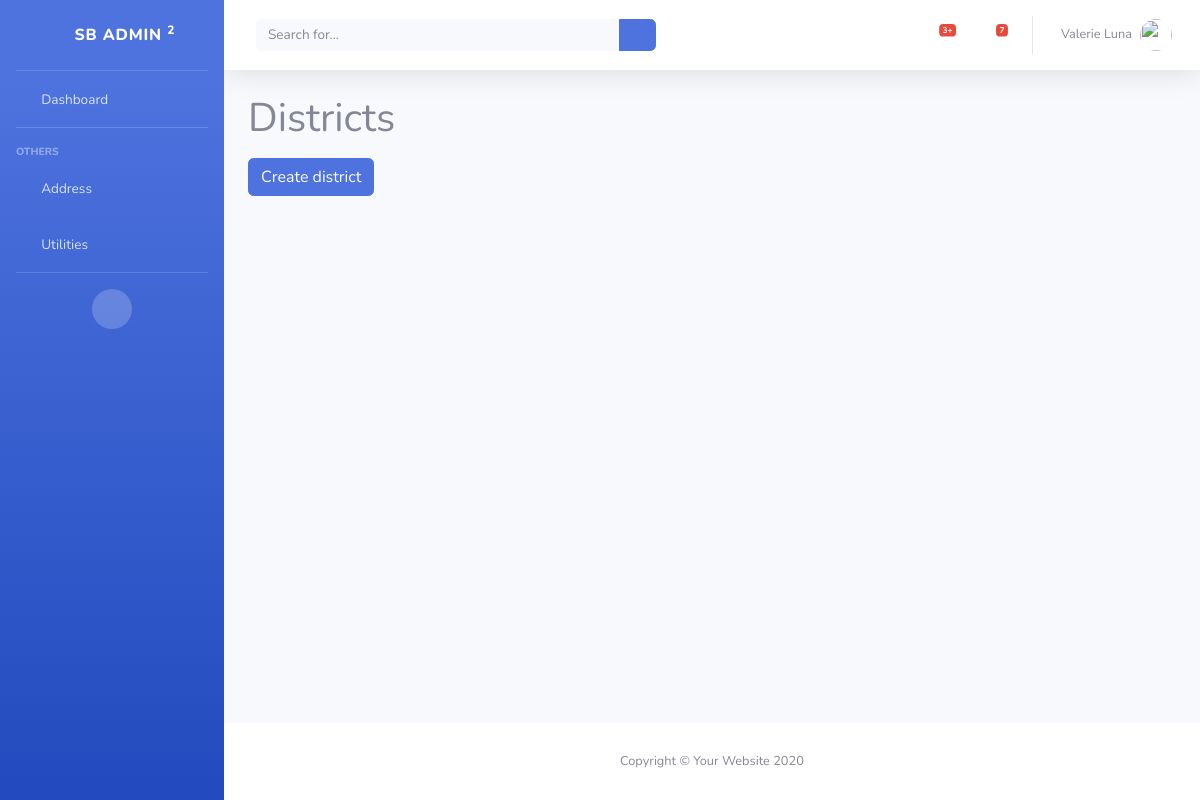
The page /loan/list-district on the database as committed earlier.
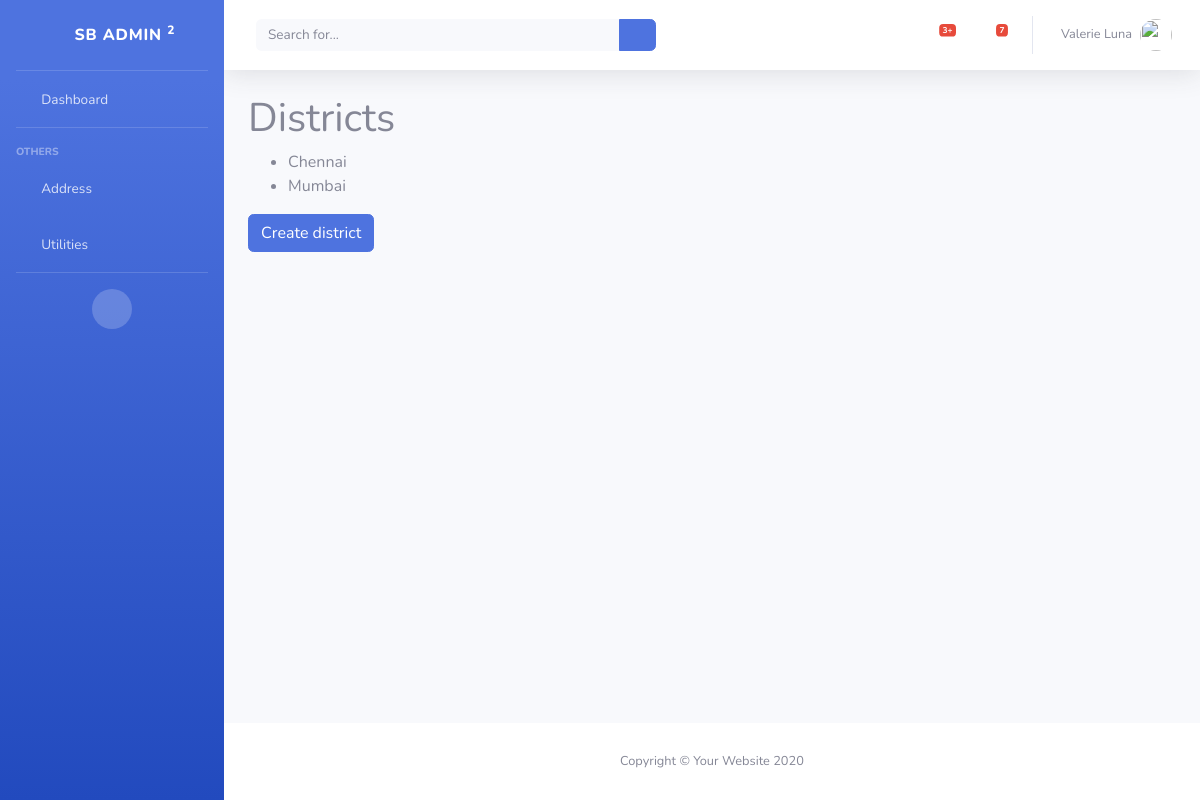
The same page on the database as committed later.
### loan/models.py (models this page shows, shortened)
class District(models.Model):
    name = models.CharField(max_length=255)
    class Meta:
        ordering = ['name']

### loan/views/address.py (the view)
class DistrictListView(ListView):
    model = models.District

### loan/templates/loan/district_list.html
{% extends "base_template.html" %}
{% block content %}
<h1>Districts</h1>
<ul>
    {% for district in district_list %}
    <li> {{ district.name }}</li>
    {% endfor %}
</ul>
<a href="{% url 'loan:create-district' %}" class="btn btn-primary">Create district</a>
{% endblock %}

### templates/base_template.html (shortened to what this page needs)
{% load static %}
<html lang="en">
<head>
  <link href="{% static 'vendor/fontawesome-free/css/all.min.css'%}" rel="stylesheet" type="text/css">
  <link href="{% static 'css/sb-admin-2.min.css'%}" rel="stylesheet">
</head>
<body id="page-top">
  <div id="wrapper">
    <ul class="navbar-nav bg-gradient-primary sidebar sidebar-dark accordion" id="accordionSidebar">
      <a class="sidebar-brand d-flex align-items-center justify-content-center" href="index.html">
        <div class="sidebar-brand-icon rotate-n-15">
          <i class="fas fa-laugh-wink"></i>
        </div>
        <div class="sidebar-brand-text mx-3">SB Admin <sup>2</sup></div>
      </a>
      <hr class="sidebar-divider my-0">
      <li class="nav-item">
        <a class="nav-link" href="index.html">
          <i class="fas fa-fw fa-tachometer-alt"></i>
          <span>Dashboard</span></a>
      </li>
      <hr class="sidebar-divider">
      <div class="sidebar-heading">
        Others
      </div>
      <li class="nav-item">
        <a class="nav-link collapsed" href="#" data-toggle="collapse" data-target="#collapseTwo" aria-expanded="true" aria-controls="collapseTwo">
          <i class="fas fa-fw fa-cog"></i>
          <span>Address</span>
        </a>
      </li>
      <li class="nav-item">
        <a class="nav-link collapsed" href="#" data-toggle="collapse" data-target="#collapseUtilities" aria-expanded="true" aria-controls="collapseUtilities">
          <i class="fas fa-fw fa-wrench"></i>
          <span>Utilities</span>
        </a>
      </li>
      <hr class="sidebar-divider">
      <div class="text-center d-none d-md-inline">
        <button class="rounded-circle border-0" id="sidebarToggle"></button>
      </div>
    </ul>
    <div id="content-wrapper" class="d-flex flex-column">
      <div id="content">
        <nav class="navbar navbar-expand navbar-light bg-white topbar mb-4 static-top shadow">
          <form class="d-none d-sm-inline-block form-inline mr-auto ml-md-3 my-2 my-md-0 mw-100 navbar-search">
            <div class="input-group">
              <input type="text" class="form-control bg-light border-0 small" placeholder="Search for..." aria-label="Search" aria-describedby="basic-addon2">
              <div class="input-group-append">
                <button class="btn btn-primary" type="button">
                  <i class="fas fa-search fa-sm"></i>
                </button>
              </div>
            </div>
          </form>
          <ul class="navbar-nav ml-auto">
            <li class="nav-item dropdown no-arrow mx-1">
              <a class="nav-link dropdown-toggle" href="#" id="alertsDropdown" role="button" data-toggle="dropdown" aria-haspopup="true" aria-expanded="false">
                <i class="fas fa-bell fa-fw"></i>
                <span class="badge badge-danger badge-counter">3+</span>
              </a>
            </li>
            <li class="nav-item dropdown no-arrow mx-1">
              <a class="nav-link dropdown-toggle" href="#" id="messagesDropdown" role="button" data-toggle="dropdown" aria-haspopup="true" aria-expanded="false">
                <i class="fas fa-envelope fa-fw"></i>
                <span class="badge badge-danger badge-counter">7</span>
              </a>
            </li>
            <li class="nav-item dropdown no-arrow">
              <a class="nav-link dropdown-toggle" href="#" id="userDropdown" role="button" data-toggle="dropdown" aria-haspopup="true" aria-expanded="false">
                <span class="mr-2 d-none d-lg-inline text-gray-600 small">Valerie Luna</span>
                <img class="img-profile rounded-circle" src="https://source.unsplash.com/QAB-WJcbgJk/60x60">
              </a>
            </li>
          </ul>
        </nav>
        <div class="container-fluid">
              {% block content %}{% endblock %}
        </div>
      </div>
      <footer class="sticky-footer bg-white">
        <div class="container my-auto">
          <div class="copyright text-center my-auto">
            <span>Copyright &copy; Your Website 2020</span>
          </div>
        </div>
      </footer>
    </div>
  </div>
</body>
</html>
</html>

Rows that differ between the two databases and show on the page:
added District: name "Chennai"
added District: name "Mumbai"
